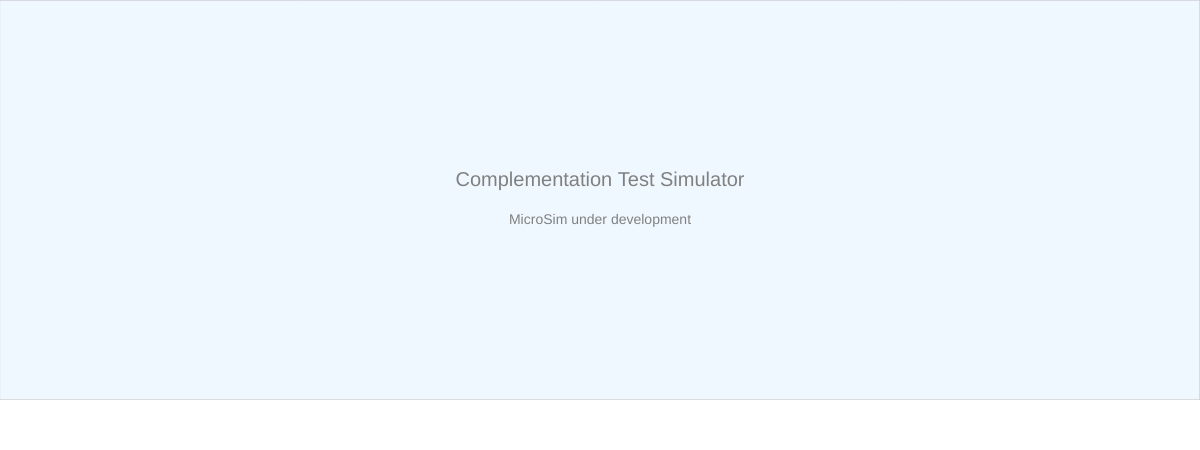
Frame 1 (no input)
Frame 60 (no input): identical to frame 1, image omitted
Frame 120 (the mouse pressed at the canvas centre since frame 60): identical to frame 1, image omitted

The p5.js sketch that drew this single still picture (run headless with seeded random() and noise() and a simulated clock; from frame 60 on, the mouse is pressed at the canvas centre):

// p5.js sketch
// ── sketch.js
// Complementation Test Simulator
// CANVAS_HEIGHT: 450
let drawHeight = 400;
let controlHeight = 50;
let canvasWidth, canvasHeight;

function updateCanvasSize() {
    const container = document.querySelector('main');
    canvasWidth = container ? container.offsetWidth : windowWidth;
    canvasHeight = drawHeight + controlHeight;
}

function setup() {
    updateCanvasSize();
    const canvas = createCanvas(canvasWidth, canvasHeight);
    canvas.parent(document.querySelector('main'));
    textSize(16);
}

function draw() {
    // Drawing area
    fill('aliceblue');
    stroke('silver');
    strokeWeight(1);
    rect(0, 0, canvasWidth, drawHeight);

    // Control area
    fill('white');
    noStroke();
    rect(0, drawHeight, canvasWidth, controlHeight);

    // Placeholder text
    fill('gray');
    noStroke();
    textAlign(CENTER, CENTER);
    textSize(20);
    text('Complementation Test Simulator', canvasWidth / 2, drawHeight / 2 - 20);
    textSize(14);
    text('MicroSim under development', canvasWidth / 2, drawHeight / 2 + 20);
}

function windowResized() {
    updateCanvasSize();
    resizeCanvas(canvasWidth, canvasHeight);
}

// ── main.html
<!DOCTYPE html>
<html lang="en">
<head>
    <meta charset="UTF-8">
    <meta name="viewport" content="width=device-width, initial-scale=1.0">
    <title>Complementation Test Simulator</title>
    <script src="https://cdnjs.cloudflare.com/ajax/libs/p5.js/1.11.1/p5.min.js"></script>
    <style>
        body {
            margin: 0;
            padding: 0;
            overflow-x: hidden;
            font-family: Arial, Helvetica, sans-serif;
        }
        main {
            display: block;
            width: 100%;
            max-width: 100%;
            box-sizing: border-box;
        }
        canvas {
            display: block;
        }
    </style>
</head>
<body>
    <main></main>
    <script src="sketch.js"></script>
</body>
</html>
